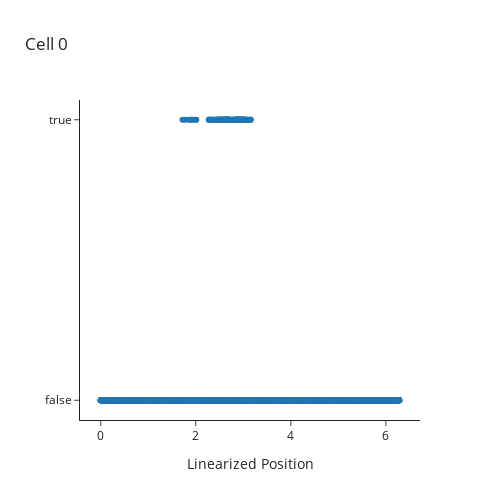

Notebook code cell kept with this figure:
### Code cell
cell = 0
fig = go.Figure()
fig.add_trace(go.Scatter(x = aligned_behavior.lin_position[running], y = neural_data[cell][running], mode = 'markers'))
fig.update_layout(template = 'simple_white', height = 500, width = 500)
fig.update_xaxes(title = 'Linearized Position')
fig.update_layout(title = 'Cell {}'.format(cell))
fig.show()

### Figure 1 — Plotly figure (JSON) as saved in the notebook; plotly's stock layout.template omitted (floating-point values rounded to 4 significant figures; data arrays with more than 128 entries replaced by an {"elided": "..."} marker saying what was removed)
{"data": [{"mode": "markers", "type": "scatter", "x": {"elided": "12021 float values"}, "y": {"elided": "12021 bool values"}}], "layout": {"height": 500, "title": {"text": "Cell 0"}, "width": 500, "xaxis": {"title": {"text": "Linearized Position"}}}}
